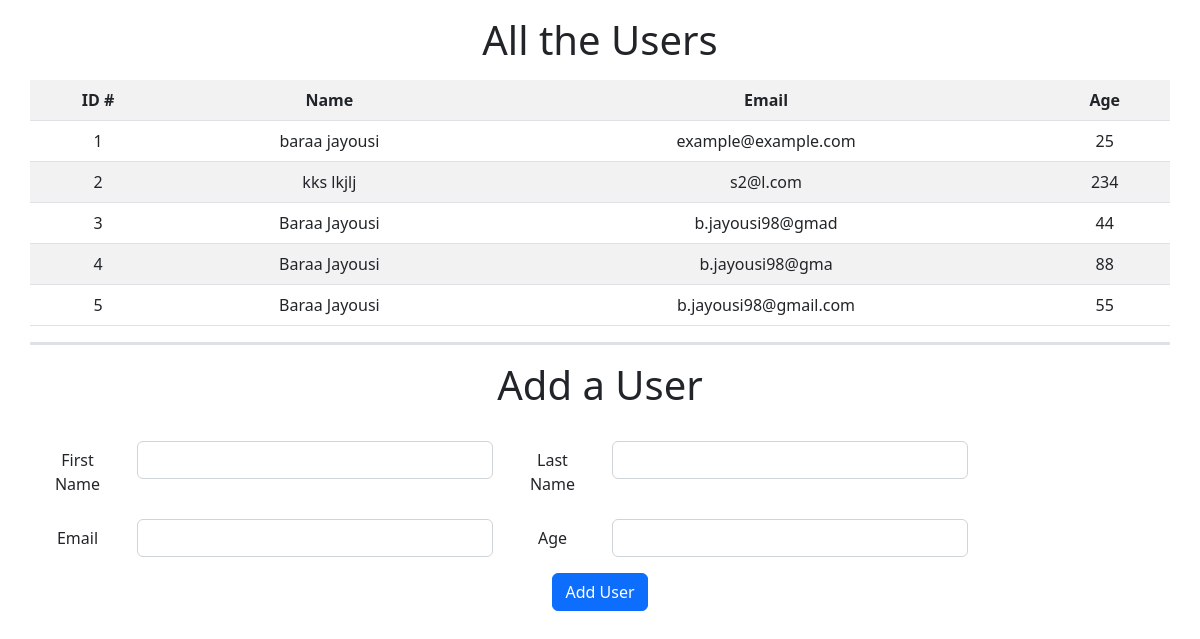
Before: / with the older database file.
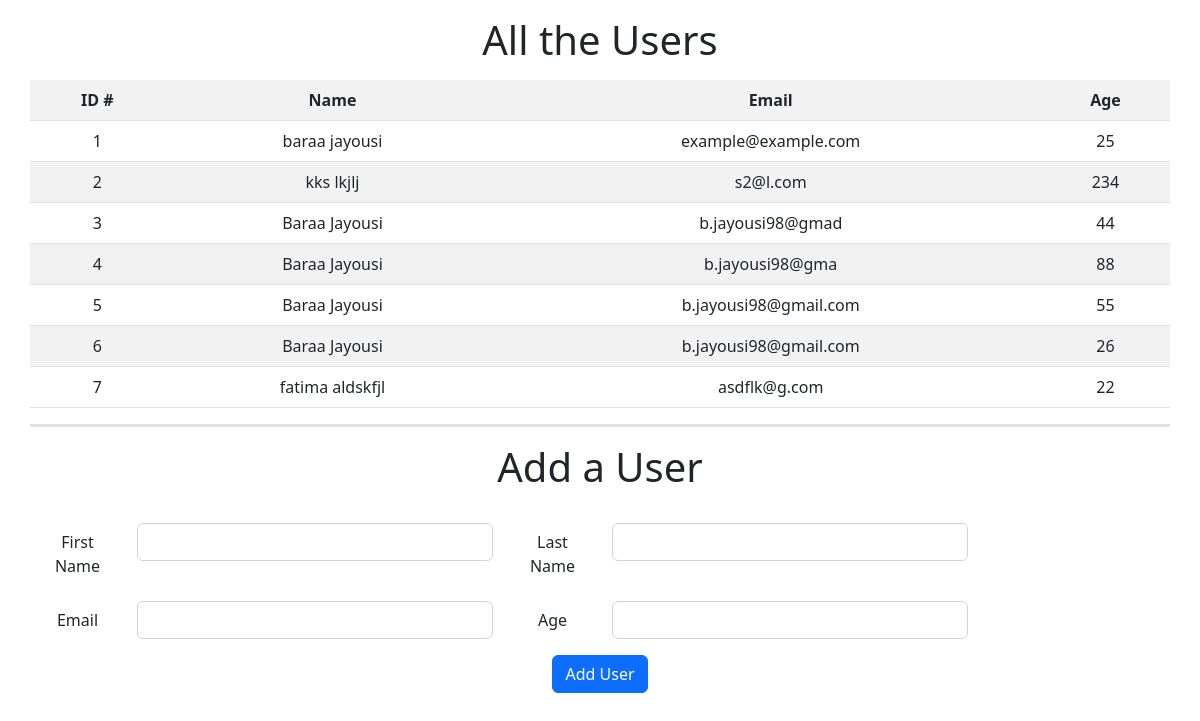
After: the same page with the newer database file.
### users_app/models.py (models this page shows, shortened)
class Users(models.Model):
    first_name = models.CharField(max_length=255)
    last_name = models.CharField(max_length=255)
    email = models.CharField(max_length=255)
    age = models.PositiveSmallIntegerField()

### users_app/views.py (the view)
# urls.py: path('', views.index),
def index(request):
    if "errors" not in request.session:
        request.session["errors"] = ""
    context = {
        "users" : Users.objects.all(),
        "errors": request.session["errors"]
    }
    return render(request,'index.html', context)

### users_app/templates/index.html (shortened to what this page needs)
<!DOCTYPE html>
<html lang="en">
<head>
    <link href="https://cdn.jsdelivr.net/npm/bootstrap@5.2.3/dist/css/bootstrap.min.css" rel="stylesheet">
</head>
<body>
    <div class="container text-center mt-3">
        <div class="row mb-3">
            <h1 class="mb-3">All the Users</h1>
            <table class="table table-striped">
                <tr>
                    <th>ID #</th>
                    <th>Name</th>
                    <th>Email</th>
                    <th>Age</th>
                </tr>
                {% for user in users %}
                <tr>
                    <td>{{user.id}}</td>
                    <td>{{user.first_name}} {{user.last_name}}</td>
                    <td>{{user.email}}</td>
                    <td>{{user.age}}</td>
                </tr>
                {% endfor %}
            </table>
            <div class="border-top border-3 "></div>
        </div>
        <div class="row mb-3">
            <h1 class="mb-3">Add a User</h1>
            <form action="add-user" method="post">
                <div class="row mb-3">
                    <label class="col-1 col-form-label" for="f-name" >First Name</label>
                    <div class="col-4">
                        <input class="form-control" type="text" name="f_name" id="f-name">
                    </div>
                    <label for="l-name" class="col-1 col-form-label">Last Name</label>
                    <div class="col-4">
                        <input type="text" name="l_name" id="l-name" class="form-control">
                    </div>
                </div>
                <div class="row mb-3">
                    <label class="col-1 col-form-label" for="email">Email</label>
                    <div class="col-4">
                        <input class="form-control" type="text" name="email" id="email">
                    </div>
                    <label for="age" class="col-1 col-form-label">Age</label>
                    <div class="col-4">
                        <input type="number" name="age" id="age" class="form-control">
                    </div>
                </div>
                <div class="row justify-content-center">
                    <div class="col-6">
                        <input class="btn btn-primary" type="submit" value="Add User">
                    </div>
                </div>
            </form>
        </div>
    </div>
</body>
</html>

Changed rows visible on the page:
added Users: id "6", first_name "Baraa", last_name "Jayousi", email "b.jayousi98@gmail.com", age "26"
added Users: id "7", first_name "fatima", last_name "aldskfjl", email "asdflk@g.com", age "22"
